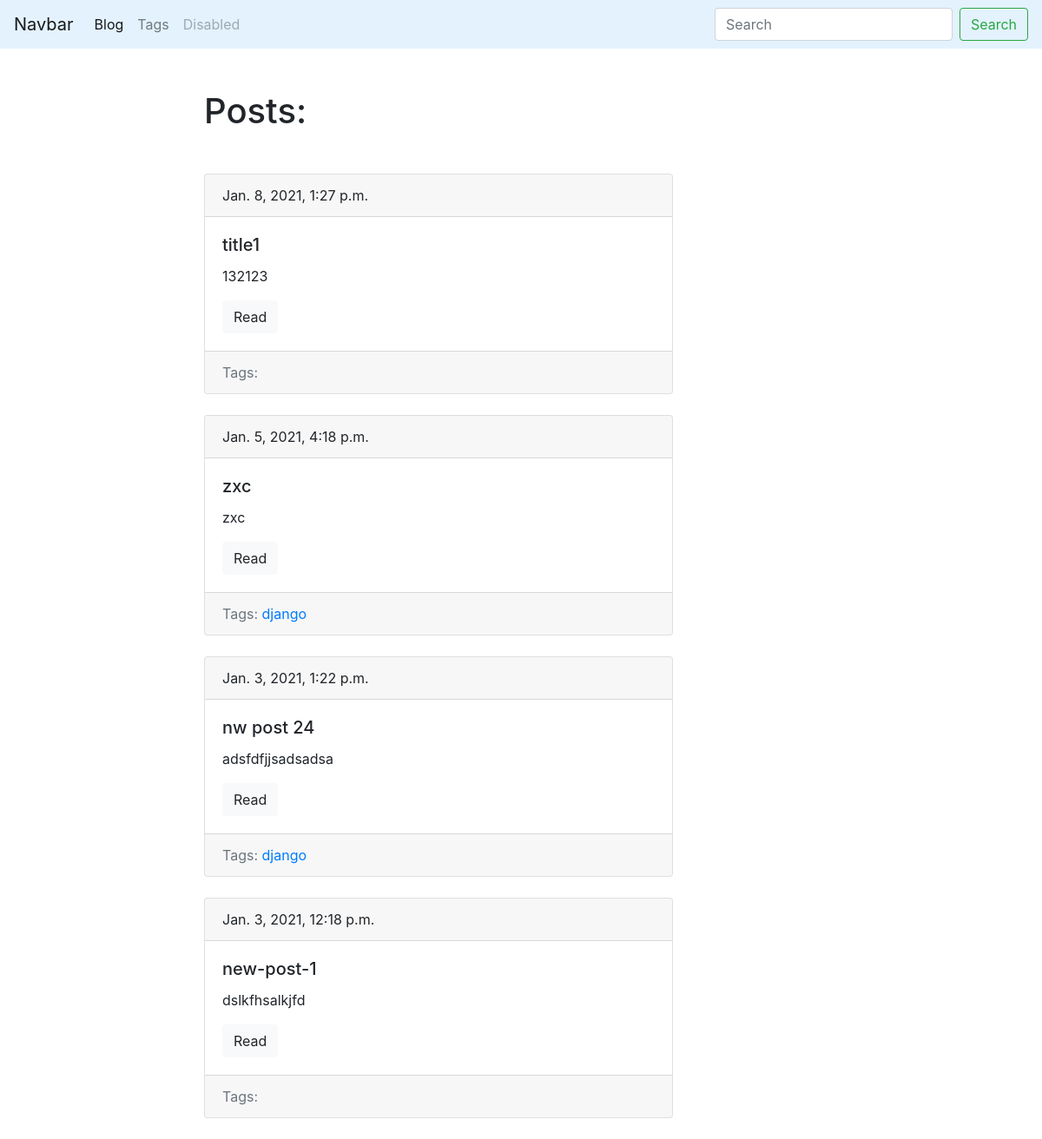
Screenshot of /blog/ with the database file from the repository.
### blog/models.py (models this page shows, shortened)
class Post(models.Model):
    title = models.CharField(max_length=150, db_index=True)
    slug = models.SlugField(max_length=150, blank=True, unique=True)
    body = models.TextField(blank = True, db_index = True)
    date_pub = models.DateTimeField(auto_now_add = True)
    tags=models.ManyToManyField('Tag', blank=True, related_name='posts')
    def get_absolute_url(self):
        return reverse('post_detail_url', kwargs={'slug': self.slug})
    class Meta:
        ordering = ['-date_pub']

class Tag(models.Model):
    title = models.CharField(max_length=50)
    slug = models.SlugField(max_length=50, unique=True)
    def get_absolute_url(self):
        return reverse('tag_detail_url', kwargs={'slug':self.slug})
    class Meta:
        ordering = ['title']

### blog/views.py (the view)
# urls.py: path('', posts_list, name='posts_list_url'),
def posts_list(request):
    search_query = request.GET.get('search','')
    if search_query:
        posts = Post.objects.filter(Q(title__icontains=search_query) | Q(body__icontains=search_query))
    else:
        posts = Post.objects.all()
    paginator = Paginator(posts, 10)
    page_number = request.GET.get('page',1)
    page = paginator.get_page(page_number)
    is_paginated = page.has_other_pages()
    if page.has_previous():
        prev_url = '?page={}'.format(page.previous_page_number())
    else:
        prev_url = ''
    if page.has_next():
        next_url = '?page={}'.format(page.next_page_number())
    else:
        next_url = ''
    context = {
        'page_object': page,
        'is_paginated' : is_paginated,
        'next_url' : next_url,
        'prev_url' : prev_url
    }
    return render(request, 'blog/index.html', context=context)

### blog/templates/blog/index.html (shortened to what this page needs)
{% extends 'blog/baseblog.html' %}
{% block content %}
  <h1 class="mb-5">Posts:</h1>
  {% for post in page_object.object_list %}
    {% include 'blog/includes/post_card_templates.html' %}
  {% endfor %}
{% endblock %}

### blog/templates/blog/baseblog.html (shortened to what this page needs)
{% extends 'base.html' %}

### template/base.html (shortened to what this page needs)
{% load static %}
<!DOCTYPE html>
<html lang="en">
<head>
    <link href="https://cdn.jsdelivr.net/npm/bootstrap@5.0.0-beta1/dist/css/bootstrap.min.css" rel="stylesheet"
>
    <link rel="stylesheet" href="https://stackpath.bootstrapcdn.com/bootstrap/4.3.1/css/bootstrap.min.css">
    <link rel ="stylesheet" href="{% static 'css/styles.css' %}">
</head>
<body>
  <nav class="navbar navbar-expand-lg navbar-light", style="background-color: #e3f2fd;">
    <a class="navbar-brand" href="#">Navbar</a>
    <div class="collapse navbar-collapse" id="navbarSupportedContent">
      <ul class="navbar-nav me-auto mb-2 mb-lg-0">
        <li class="nav-item">
          <a class="nav-link active" aria-current="page" href="{% url 'posts_list_url' %}">Blog</a>
        </li>
        <li class="nav-item">
          <a class="nav-link" href="{%url 'tags_list_url' %}">Tags</a>
        </li>
        <li class="nav-item">
          <a class="nav-link disabled" href="#" tabindex="-1" aria-disabled="true">Disabled</a>
        </li>
        </ul>
      <form class="d-flex" action="{% url 'posts_list_url' %}">
        <input class="form-control me-2" type="search" placeholder="Search" aria-label="Search" name="search">
        <button class="btn btn-outline-success" type="submit">Search</button>
      </form>
    </div>
  </nav>
  <div class="container mt-5">
    <div class="row">
      <div class="col-6 offset-md-2">
        {% block content %}{% endblock %}
      </div>
    </div>
  </div>
</body>
</html>

### blog/templates/blog/includes/post_card_templates.html
<div class="card mb-4">
  <div class="card-header">
    {{post.date_pub}}
  </div>
  <div class="card-body">
    <h5 class="card-title">{{post.title}}</h5>
    <p class="card-text">{{post.body|truncatewords:15}}</p>
    <a href="{{ post.get_absolute_url }}" class="btn btn-light">Read</a>
  </div>
  <div class="card-footer text-muted">
     Tags:
     {%for tag in post.tags.all %}
        <a href= "{{ tag.get_absolute_url}}"> {{tag.title}} </a>
     {%endfor%}
  </div>
</div>

### rows the page displays
Post: date_pub "Jan. 8, 2021, 1:27 p.m.", title "title1", body "132123"
Post: date_pub "Jan. 5, 2021, 4:18 p.m.", title "zxc", body "zxc"
Tag: title "django"
Post: date_pub "Jan. 3, 2021, 1:22 p.m.", title "nw post 24", body "adsfdfjjsadsadsa"
Post: date_pub "Jan. 3, 2021, 12:18 p.m.", title "new-post-1", body "dslkfhsalkjfd"
